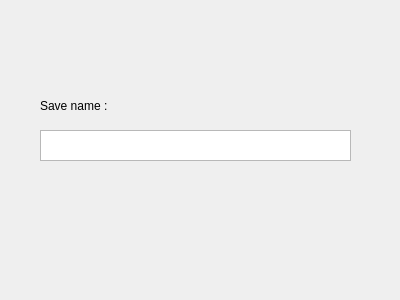
<?xml version="1.0" encoding="UTF-8"?>
<ui version="4.0">
 <class>SaveWindow</class>
 <widget class="QWidget" name="SaveWindow">
  <property name="geometry">
   <rect>
    <x>0</x>
    <y>0</y>
    <width>400</width>
    <height>300</height>
   </rect>
  </property>
  <property name="windowTitle">
   <string>Form</string>
  </property>
  <widget class="QLabel" name="label">
   <property name="geometry">
    <rect>
     <x>40</x>
     <y>90</y>
     <width>311</width>
     <height>31</height>
    </rect>
   </property>
   <property name="text">
    <string>Save name :</string>
   </property>
  </widget>
  <widget class="QTextEdit" name="textEdit">
   <property name="geometry">
    <rect>
     <x>40</x>
     <y>130</y>
     <width>311</width>
     <height>31</height>
    </rect>
   </property>
  </widget>
 </widget>
 <resources/>
 <connections/>
</ui>
